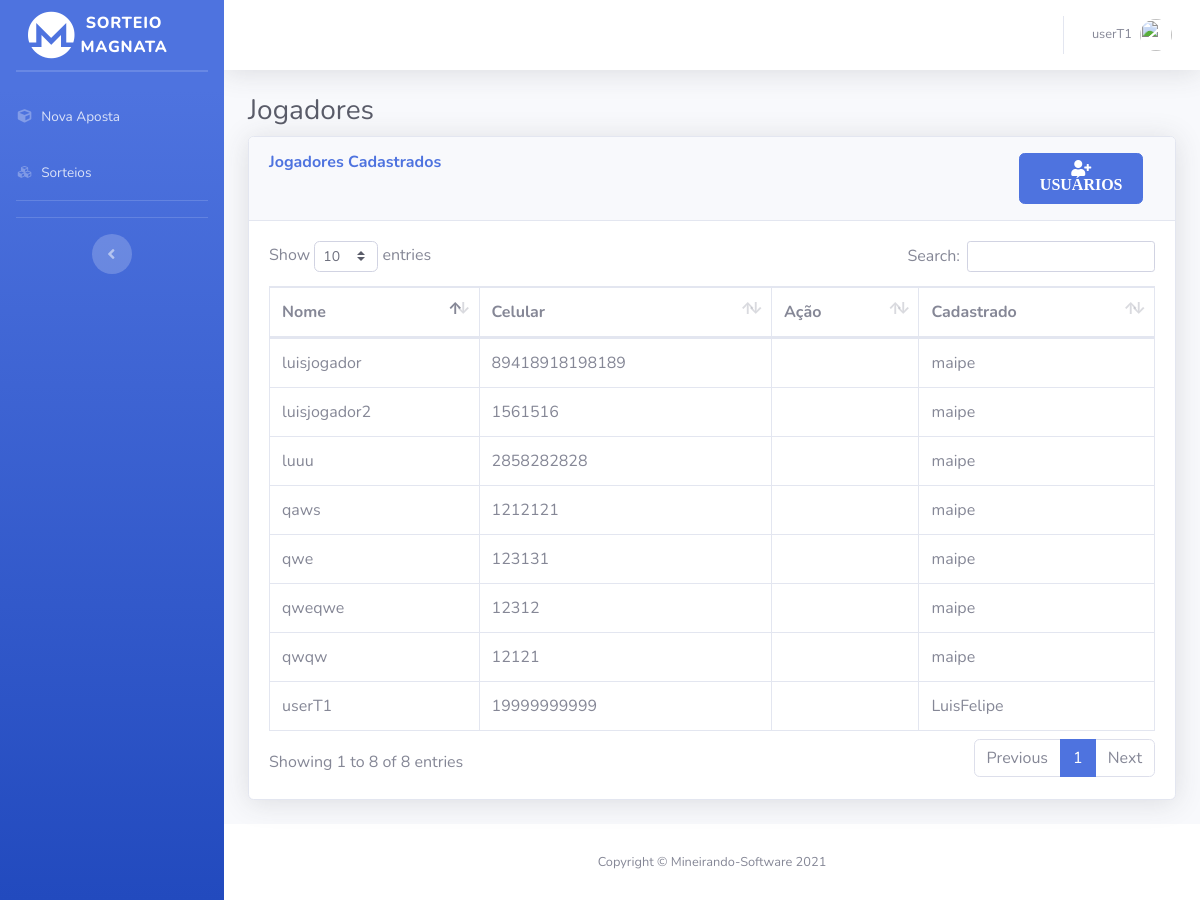
Page /jogadores.php (signed in) on the committed database.
### tables this page shows
CREATE TABLE `user` (
  `iduser` int(11) NOT NULL,
  `name` varchar(45) NOT NULL,
  `celular` varchar(45) NOT NULL,
  `senha` varchar(100) NOT NULL,
  `tipo` varchar(45) NOT NULL DEFAULT '0',
  `idSuperior` int(11) DEFAULT NULL
);

### jogadores.php (the view, shortened to what this page needs)
<?php
include('php/server.php') ;
  $sort_check_query = 'SELECT * FROM user WHERE tipo = "2" ';
  $result = mysqli_query($db,$sort_check_query);
?>
<!DOCTYPE html>
<html lang="pt-br">
<head>
  <link href="vendor/fontawesome-free/css/all.min.css" rel="stylesheet" type="text/css">
  <link href="css/sb-admin-2.min.css" rel="stylesheet">
  <link href="vendor/datatables/dataTables.bootstrap4.min.css" rel="stylesheet">
</head>
<body id="page-top">
  <div id="wrapper">
    <ul class="navbar-nav bg-gradient-primary sidebar sidebar-dark accordion no-print" id="accordionSidebar">
      <a class="sidebar-brand d-flex align-items-center justify-content-center" href="index.php">
        <div class="col">
          <i class="fab fa-monero fa-3x"></i>
        </div>
        <div class="sidebar-brand-text mx-3">Sorteio Magnata</div>
      </a>
      <hr class="sidebar-divider my-0">
      <hr class="sidebar-divider">
      <li class="nav-item">
        <a class="nav-link" href="novaaposta.php">
          <i class="fas fa-fw fa-cube"></i>
          <span>Nova Aposta</span></a>
      </li>
      <li class="nav-item">
        <a class="nav-link" href="sorteios.php">
          <i class="fas fa-fw fa-cubes"></i>
          <span>Sorteios</span></a>
      </li>
      <hr class="sidebar-divider">
      <hr class="sidebar-divider d-none d-md-block">
      <div class="text-center d-none d-md-inline">
        <button class="rounded-circle border-0" id="sidebarToggle"></button>
      </div>
    </ul>
    <div id="content-wrapper" class="d-flex flex-column">
      <div id="content">
        <nav class="navbar navbar-expand navbar-light bg-white topbar mb-4 static-top shadow">
          <ul class="navbar-nav ml-auto">
    <li class="nav-item dropdown no-arrow">
      <a class="nav-link dropdown-toggle" href="#" id="userDropdown" role="button" data-toggle="dropdown" aria-haspopup="true" aria-expanded="false">
        <span class="mr-2 d-none d-lg-inline text-gray-600 small"><?php echo $_SESSION['username']; ?></span>
        <img class="img-profile rounded-circle" src="https://source.unsplash.com/QAB-WJcbgJk/60x60">
      </a>
    </li>
          </ul>
        </nav>
        <div class="container-fluid">
          <h1 class="h3 mb-2 text-gray-800">Jogadores</h1>
          <div class="card shadow mb-4">
          <div class="card-header py-3" style="display: flex; flex-direction: row; justify-content: space-between; width: 100%; margin-left: 0px;">
          <h6 class="m-0 font-weight-bold text-primary" style="width: 45%;">Jogadores Cadastrados</h6>
             <div class="col-lg-2 col-md-9 col-sm-12">
                <button class="btn btn-primary" data-toggle="modal" data-target="#modalExemplo"> <i class="fas fa-user-plus"> USUÁRIOS </i> </button>
              </div>
            </div>
            <div class="card-body">
              <div class="table-responsive">
              <table class="table table-bordered" id="dataTable" width="100%" cellspacing="0">
                  <thead>
                    <tr>
                      <th>Nome</th>
                      <th>Celular</th>
                      <th>Ação</th>
                      <th>Cadastrado</th>
                    </tr>
                  </thead>
                  <tbody>
                  <?php
                  $cont =0;
                   while($row = $result->fetch_assoc()) {
                    if($row['idSuperior']==0){
                      $nammm =  "Desconhecido";
                    }
                    else{
                      $user_check_query = 'SELECT * FROM user WHERE iduser='.$row['idSuperior'].'  LIMIT 1';
                    $result1 = mysqli_query($db, $user_check_query);
                    $user = mysqli_fetch_assoc($result1);
                    $nammm =  $user['name'];
                    $idd = $user['iduser'];
                    }
                    $idsup= $_SESSION['id'];
                    echo("<tr>
                    <td>".$row['name']."</td>
                    <td>".$row['celular']."</td>
                  ");
                  if($idd == $idsup){
                    echo("<form id='exc_camb".$cont."' class='dropdown-item' method='post' action='cambistas.php'>
                    <input type='hidden' id='custId' name='idDelet' value='".$row['iduser']."'>
                    <input type='hidden' id='tipo' name='tipo' value='2'>
                  </form>
                    <td style='display: flex;'>
                     <div style='width: 44px !important; max-width: 30%; position: relative;'> <input  class='btn btn-danger' type='submit' form='exc_camb".$cont."' name='exc_camb'  value='    '/><i class='fa fa-minus-square'".$cont."' style='    position: absolute; left: 35%; top: 30%;  color: white; '></i></div >
                  </td>");
                  }
                  else{
                    echo("<td></td>
                    ");
                  }
                  echo("<td>".$nammm."</td>
                  </tr>");
                  $cont +=1;
                   }
                  ?>
                  </tbody>
                </table>
              </div>
            </div>
          </div>
        </div>
      </div>
      <footer class="sticky-footer bg-white no-print">
        <div class="container my-auto">
          <div class="copyright text-center my-auto">
            <span>Copyright &copy; Mineirando-Software 2021</span>
          </div>
        </div>
      </footer>
    </div>
  </div>
</body>
</html>

### rows in the picture
user: name "userT1", celular "19999999999", user.name "LuisFelipe"
user: name "luisjogador", celular "89418918198189", user.name "maipe"
user: name "luisjogador2", celular "1561516", user.name "maipe"
user: name "luuu", celular "2858282828", user.name "maipe"
user: name "qwe", celular "123131", user.name "maipe"
user: name "qwqw", celular "12121", user.name "maipe"
user: name "qweqwe", celular "12312", user.name "maipe"
user: name "qaws", celular "1212121", user.name "maipe"

### other values in the picture
$_SESSION['username'] "userT1"
